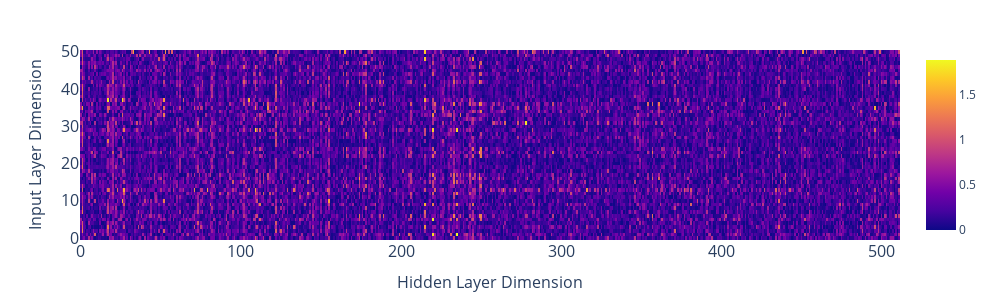

Notebook source saved alongside this figure:
### Code cell
fig = go.Figure(data=go.Heatmap(
                   z=weight_diff.T,
                   hoverongaps = False))

fig.update_layout(
    title="",
    yaxis_title='Input Layer Dimension',
    xaxis_title='Hidden Layer Dimension',
    boxmode='group',
    bargap=0.5,
    bargroupgap=1,
    width=1000,
    height=300,
    plot_bgcolor='rgba(0,0,0,0)',
    yaxis=dict(
        showgrid=True,  # Turn on Y-axis grid
        gridcolor='rgba(100, 100, 100, 0.3)',  # Customize grid color
        gridwidth=2,
        tickfont=dict(size=16),
        title_font=dict(size=16)
    ),
    margin=dict(l=80, r=100, b=30, t=50),
    xaxis=dict(
        tickfont=dict(size=16),
        title_font=dict(size=16)
    ),
    legend=dict(
        font=dict(size=16)  # Set legend font size
    ),
)

fig.show()
fig.write_image("../../Result/Fig/Weight_diff_w2v_ih.pdf")

### Figure 1 — Plotly figure (JSON) as saved in the notebook; plotly's stock layout.template omitted (floating-point values rounded to 4 significant figures; data arrays with more than 128 entries replaced by an {"elided": "..."} marker saying what was removed)
{"data": [{"hoverongaps": false, "type": "heatmap", "z": {"elided": "51x512 float values"}}], "layout": {"bargap": 0.5, "bargroupgap": 1, "boxmode": "group", "height": 300, "legend": {"font": {"size": 16}}, "margin": {"b": 30, "l": 80, "r": 100, "t": 50}, "plot_bgcolor": "rgba(0, 0, 0, 0)", "title": {"text": ""}, "width": 1000, "xaxis": {"autorange": true, "range": [-0.5, 511.5], "tickfont": {"size": 16}, "title": {"font": {"size": 16}, "text": "Hidden Layer Dimension"}}, "yaxis": {"autorange": true, "gridcolor": "rgba(100, 100, 100, 0.3)", "gridwidth": 2, "range": [-0.5, 50.5], "showgrid": true, "tickfont": {"size": 16}, "title": {"font": {"size": 16}, "text": "Input Layer Dimension"}}}}
